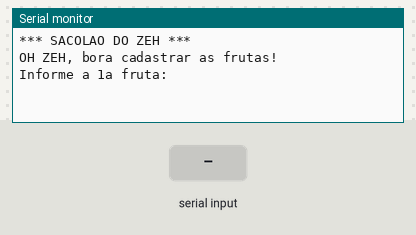
Bench run of a sketch on a simulated Arduino Uno, built with avr-gcc and run on an emulated ATmega328P. Parts: the last lines printed to the serial monitor. The inputs (shaded band) are chosen by the test bench.

Above: at 0.8 s.
0.9 s: "1" received over Serial
At 2.3 s:
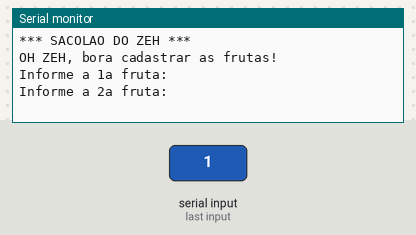
2.4 s: "0" received over Serial
At 3.8 s:
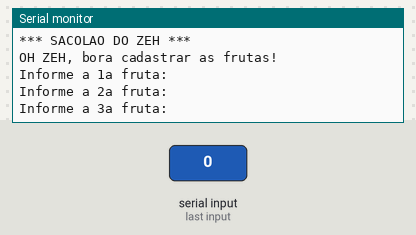
3.9 s: "2" received over Serial
At 5.6 s:
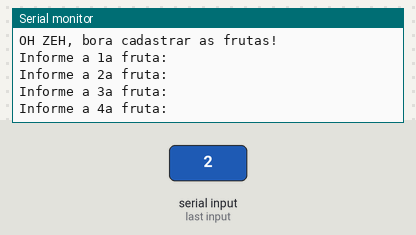
Timing chart, 0 to 7.1 s (numbered marks = the images above; inputs shaded):
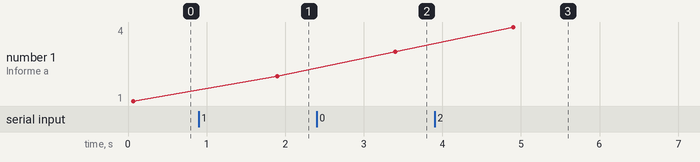

The sketch:

vetores_cadastro_de_frutas1.ino
```cpp
// C++ code
//
void setup()
{
Serial.begin(9600);

Serial.println("*** SACOLAO DO ZEH ***");
Serial.println();

String frutas [6];//cria um vetor tamanho 6 (preenchendoas posições com string vazias)

Serial.println("OH ZEH, bora cadastrar as frutas!");

Serial.println();

  for(int i = 0; i <= 5; i++){
    //pega a fruta do usúario
  Serial.println("Informe a " + String(i + 1) +"a fruta:");
  while(!Serial.available());
  String fruta = Serial.readString();

   // põe a fruta na sacola / cadastra a fruta no array/vetor
   frutas[i] = fruta;

}//fim do for

  for(int i = 0; i <= 5; i++){
  Serial.println(String(i + 1) + "a fruta: " + frutas [i] );

  }

}

void loop()
{

}
```

Measured:
- after the input at 0.9 s, the serial monitor: prints a new line after 1.0 s (image 1)
- after the input at 2.4 s, the serial monitor: prints a new line after 1.0 s (image 2)
- after the input at 3.9 s, the serial monitor: prints a new line after 1.0 s (image 3)
- plotted number 1: 1 → 2 after the input at 0.9 s, 2 → 3 after the input at 2.4 s, 3 → 4 after the input at 3.9 s
